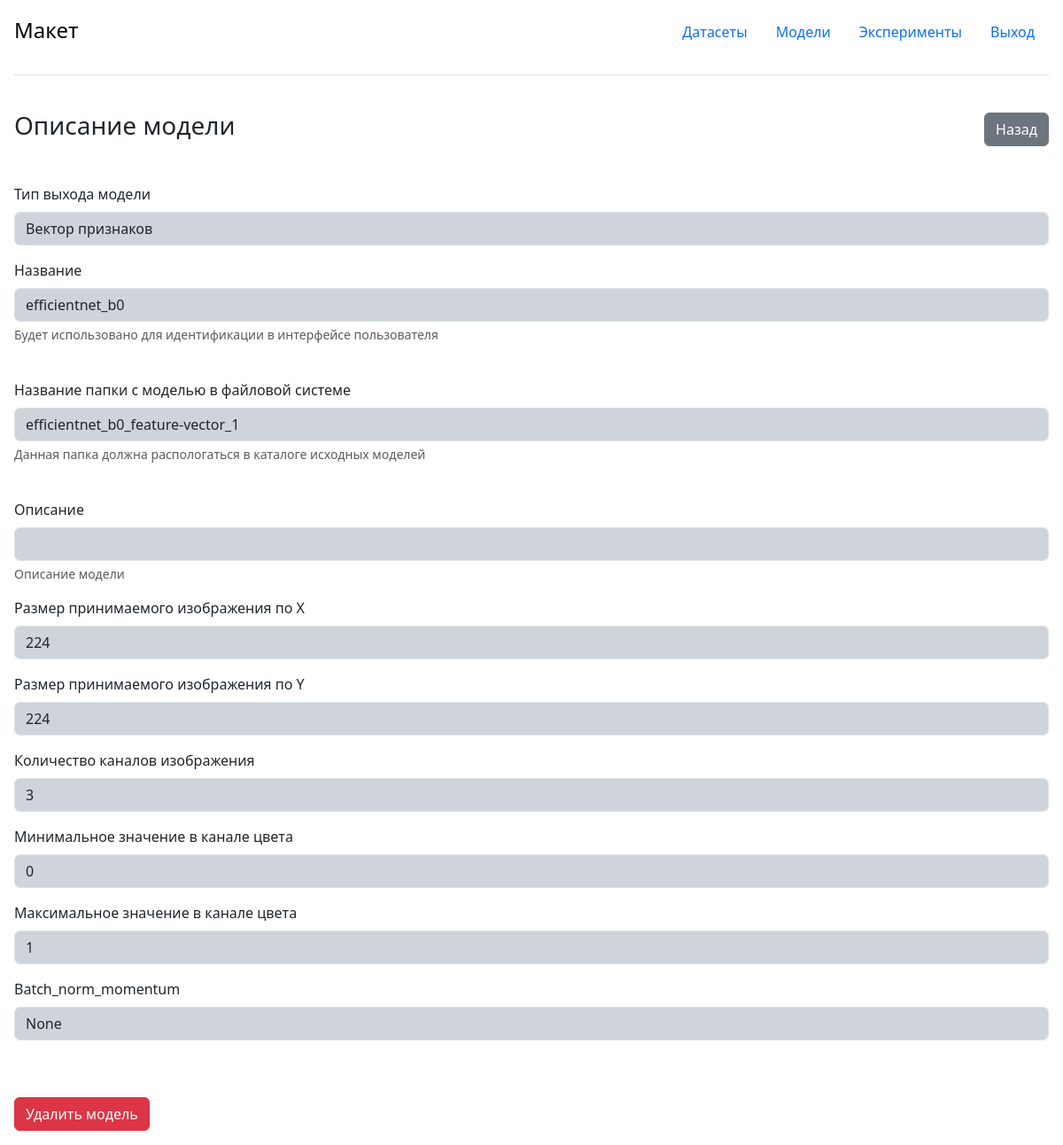
The app's page /models/detail/1 with its own data.
### portal/entity/model/orm.py (models this page shows, shortened)
class INS(models.Model):
    type = models.IntegerField(verbose_name='Вектор признаков (0), классификатор(1)')
    dir_name = models.CharField(max_length=100, verbose_name='Имя файла', unique=True, null=False, blank=False)
    shortName = models.CharField(max_length=100, verbose_name='Имя модели', unique=True, null=False, blank=False)
    comments = models.TextField(verbose_name="Описание")
    input_size_x = models.IntegerField(verbose_name='Size X')
    input_size_y = models.IntegerField(verbose_name='Size Y')
    input_size_ch = models.IntegerField(verbose_name='Channels num')
    min = models.IntegerField(verbose_name='Min values input')
    max = models.IntegerField(verbose_name='Max values input')
    batch_norm_momentum = models.FloatField(null=True)
    dir_size = models.IntegerField()
    class Meta:
        verbose_name_plural = '02 Модели'
        verbose_name = 'Модель'
        ordering = ['-shortName']

### portal/entity/model/views.py (the view)
# urls.py: path('detail/<int:id>', model_detail, name='model_detail'),
def model_detail(request, id):
    form = INS.objects.filter(pk=id).first()
    context = {
        "form": form
    }
    return render(request, 'portal/pages/model/detail.html', context)

### portal/templates/portal/pages/model/detail.html (shortened to what this page needs)
{% extends 'portal/mainLayaut.html' %}
{% load static %}
{% block content %}
    <main class="">
        <div class="d-flex justify-content-between align-items-center pb-3">
            <h3>Описание модели</h3>
            <input type="button" class="btn btn-secondary" value="Назад" onclick="goBack()">
        </div>
        <form action="{% url 'model_add_form' %}" method="post" class="form">
            <div class="mb-3">
                <label class="form-label">Тип выхода модели</label>
                <input type="text"
                       value="{% if form.type == 0 %}Вектор признаков {% endif %} {% if form.type == 1 %}Классификатор {% endif %}"
                       class="form-control bg-dark-subtle" name="type_tmp" readonly>
            </div>
            <div class="mb-3">
                <label class="form-label">Название</label>
                <input type="text" value="{{ form.shortName }}" class="form-control bg-dark-subtle" name="shortName"
                       readonly>
                <div class="form-text">Будет использовано для идентификации в интерфейсе пользователя</div>
            </div>
            <br/>
            <div class="mb-3">
                <label class="form-label">Название папки с моделью в файловой системе</label>
                <input type="text" value="{{ form.dir_name }}" class="form-control bg-dark-subtle" name="dir_name"
                       readonly>
                <div class="form-text">Данная папка должна распологаться в каталоге исходных моделей</div>
            </div>
            <br/>
            <div class="mb-3">
                <label class="form-label">Описание</label>
                <input type="text" value="{{ form.comments }}" class="form-control bg-dark-subtle" name="comments"
                       readonly>
                <div class="form-text">Описание модели</div>
            </div>
            <div class="mb-3">
                <label class="form-label">Размер принимаемого изображения по X</label>
                <input type="number" value="{{ form.input_size_x }}" class="form-control bg-dark-subtle"
                       name="input_size_x" readonly>
            </div>
            <div class="mb-3">
                <label class="form-label">Размер принимаемого изображения по Y</label>
                <input type="number" value="{{ form.input_size_y }}" class="form-control bg-dark-subtle"
                       name="input_size_y" readonly>
            </div>
            <div class="mb-3">
                <label class="form-label">Количество каналов изображения</label>
                <input type="number" value="{{ form.input_size_ch }}" class="form-control bg-dark-subtle"
                       name="input_size_ch" readonly>
            </div>
            <div class="mb-3">
                <label class="form-label">Минимальное значение в канале цвета</label>
                <input type="number" value="{{ form.min }}" class="form-control bg-dark-subtle" name="min" readonly>
            </div>
            <div class="mb-3">
                <label class="form-label">Максимальное значение в канале цвета</label>
                <input type="number" value="{{ form.max }}" class="form-control bg-dark-subtle" name="max" readonly>
            </div>
            <div class="mb-3">
                <label class="form-label">Batch_norm_momentum</label>
                <input type="text" value="{{ form.batch_norm_momentum }}" class="form-control bg-dark-subtle"
                       name="arguments"
                       readonly>
            </div>
        </form>
    </main>
    <br/>
    <br/>
    <a href="{% url 'model_del' form.pk %}" class="btn btn-danger" role="button" aria-disabled="true">Удалить
        модель</a>
{% endblock content %}

### portal/static/portal/index.css (style rules this page uses)
body { font-family: open-sans, sans-serif; margin: 0; }

### records on screen
INS: type_tmp "Вектор признаков", shortName "efficientnet_b0", dir_name "efficientnet_b0_feature-vector_1", input_size_x "224", input_size_y "224", input_size_ch "3", min "0", max "1", arguments "None"
